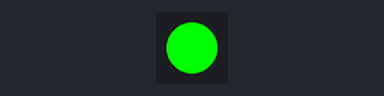
The program below on a simulated CircuitPython board. Parts: 1 RGB LEDs in strip order, left to right. Files the program writes start out absent.

Above: at 0.5 s.
At 3.0 s:
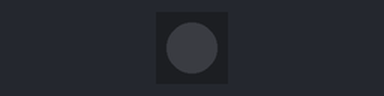
Timing chart, 0 to 6.5 s (numbered marks = the images above):
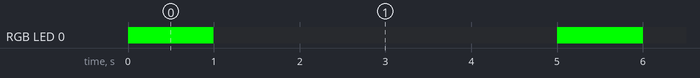

The program:

SGP40codeFINISHED.py
```python
#general imports
import time
import board
import microcontroller
import neopixel

import adafruit_sgp40 #sensor specific import

pixel = neopixel.NeoPixel(board.NEOPIXEL, 1) #shortens neopixel command, can be called a pixel now
i2c = board.STEMMA_I2C()  # For using the built-in STEMMA QT connector on a microcontroller

try: #try statement to catch errors
    with open("/SGP40_data_values.csv", "a") as gas_log: #open text file, in appendage mode, called gas_log
        while True:
            sgp = adafruit_sgp40.SGP40(i2c) #pull data from sensor, storing as variable
            gas_log.write("raw gas:  ") #begin writing in file
            gas_log.write(str(sgp.raw)) #sensor values need to be converted from int to str
            gas_log.write("\n") #new line
            gas_log.flush() #reset file status for next iteration
            pixel.fill((0, 255, 0)) #blink the NeoPixel green to confirm writing
            time.sleep(1)  #delay one second
            pixel.fill((0, 0, 0))  #turn off Neopixel
            time.sleep(4)  #delay 4 seconds, for data collection every 5 seconds

except OSError as e:  # When the filesystem is NOT writable by microcontroller (your computer has permission instead)
    delay = 0.5  #blink the NeoPixel  red every half second.
    if e.args[0] == 28:  #If the file system is full
        delay = 0.15  #blink the NeoPixel red every 0.15 seconds!
    while True:
        pixel.fill((255, 0, 0))
        time.sleep(delay)
        pixel.fill((0, 0, 0))
        time.sleep(delay)
```

Measured:
- by itself, RGB LED 0: alternates RGB(0, 255, 0) for 1.0 s and off for 4.0 s
